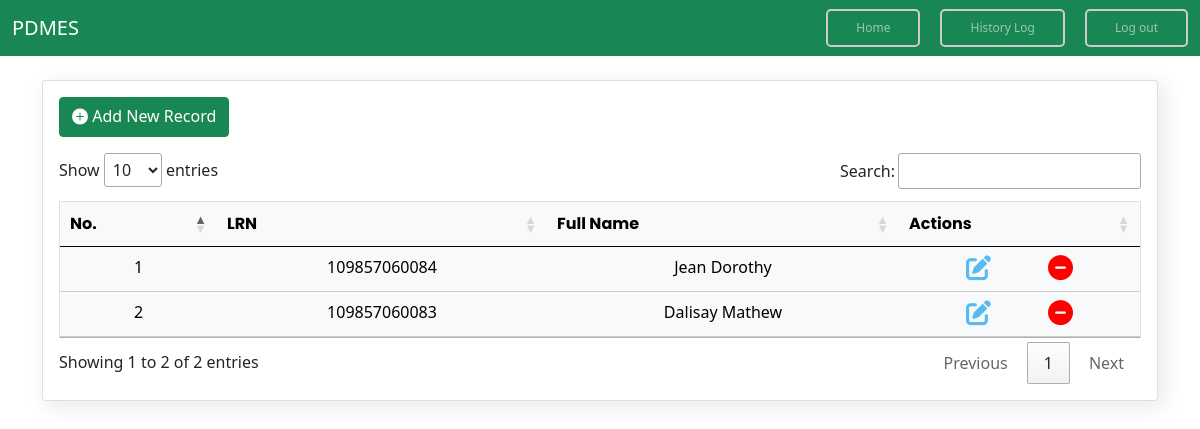
/home.php (signed in), run on the app's committed database.
### tables this page shows
CREATE TABLE `learners_personal_infos` (
  `id` int(11) NOT NULL,
  `lrn` varchar(50) NOT NULL,
  `last_name` varchar(50) NOT NULL,
  `first_name` varchar(50) NOT NULL,
  `middle_name` varchar(50) NOT NULL,
  `suffix` varchar(50) NOT NULL,
  `birth_date` varchar(50) NOT NULL,
  `sex` varchar(50) NOT NULL,
  `remarks` varchar(50) NOT NULL,
  `date_time_created` datetime NOT NULL,
  `date_time_updated` datetime NOT NULL
);

### home.php (the view, shortened to what this page needs)
<?php
include 'connection.php';
include 'includes/header.php';
?>
  <link rel="stylesheet" href="src/css/table.data.css">
  <link rel="stylesheet" type="text/css" href="https://cdn.datatables.net/1.11.5/css/jquery.dataTables.css">
<?php include 'includes/topnav.php';?>
<div class="container py-4">
<div class="card px-3 pb-3 pt-2" style="box-shadow: 5px 5px 20px 2px #EBEBEB ;">
<div class="card-header bg-white px-0 pb-3" style="border-bottom: none;">
    <a href="new-student.php" class="btn btn-success"><svg xmlns="http://www.w3.org/2000/svg" width="16" height="25" fill="currentColor" class="bi bi-plus-circle-fill" viewBox="0 0 16 18">
  <path d="M16 8A8 8 0 1 1 0 8a8 8 0 0 1 16 0zM8.5 4.5a.5.5 0 0 0-1 0v3h-3a.5.5 0 0 0 0 1h3v3a.5.5 0 0 0 1 0v-3h3a.5.5 0 0 0 0-1h-3v-3z"/>
</svg>
        Add New Record</a>
</div>
<table class="table table-hover table-light text-center mt-5" id="data">
    <thead style="font-family:var(--poppins); font: weight 500px;">
        <tr>
            <th>No.</th>
            <th>LRN</th>
            <th>Full Name</th>
            <th>Actions</th>
        </tr>
    </thead>
    <tbody>
        <?php
        $sql = "SELECT * FROM learners_personal_infos ORDER BY id DESC ";
        $run = mysqli_query($conn,$sql);
        if(mysqli_num_rows($run) > 0){
            $count = 0;
            foreach($run as $row){
              $lrn = $row['lrn'];
              $encrypted_data = (($lrn*12345678911*56789)/987654);
              $edit_link = "edit-student.php?sid=" . urlencode(base64_encode($encrypted_data));
              $view_link = "student-profile.php?sid=" . urlencode(base64_encode($encrypted_data));
              $delete_link = "delete-student.php?sid=" . urlencode(base64_encode($encrypted_data));
                $count++;
                ?>
                    <tr class="clickable-row" data-href="<?php echo $view_link ?>" style="cursor:pointer;">
                        <td><?php echo $count;?></td>
                        <td><?php echo $row ['lrn']?></td>
                        <td><?php echo $row ['first_name']. " " . $row ['last_name']?></td>
                        <td class="d-flex flex-row justify-content-evenly">
                            <a href="<?php echo $edit_link ?>"><i style="color:#56BBF1; font-size:25px;" class="fa-solid fa-pen-to-square"></i></a>
                            <a href="<?php echo $delete_link ?>"><i style="color:red; font-size:25px;" class="fa-solid fa-circle-minus"></i></a>
                        </td>
                    </tr>
                <?php
            }
        }
        ?>
    </tbody>
</table>
</div>
</div>
</body>
</html>

### src/css/table.data.css (style rules this page uses)
table { border: 1px solid #ccc; }
table tr { border: 1px solid #ccc; }
body { background: #fff; }

### data on the page
learners_personal_infos: lrn "109857060084", first_name "Jean", last_name "Dorothy"
learners_personal_infos: lrn "109857060083", first_name "Dalisay", last_name "Mathew"
